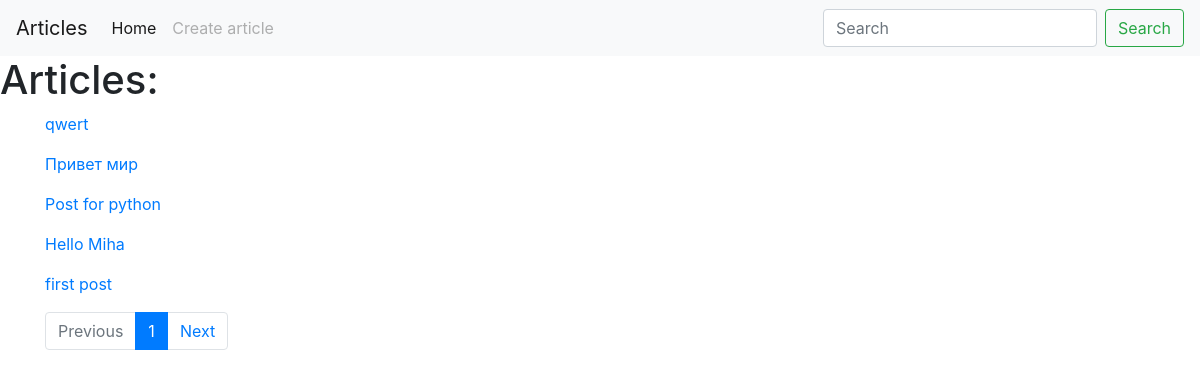
/articles/ (signed in), run on the app's committed database.
### models.py (models this page shows, shortened)
class Post(db.Model):
    id = db.Column(db.Integer, primary_key = True)
    title = db.Column(db.String(140))
    slug = db.Column(db.String(140), unique=True)
    body = db.Column(db.Text)
    timestamp = db.Column(db.DateTime, default=datetime.now())
    authors = db.relationship('User', secondary=authors_join, lazy='joined',
                              backref=db.backref('post',
                                                 lazy='dynamic'))
    tags = db.relationship('Tag', secondary=post_tags,
                           backref= db.backref('post',
                                               lazy='dynamic'))#определяем тип возвразаемых данных

### posts/blueprint.py (the view)
@posts.route('/')
def index():
    q = request.args.get('q')
    page = request.args.get('page')
    if page and page.isdigit():
        page = int(page)
    else:
        page = 1
    if q:
        posts = Post.query.filter(Post.title.contains(q) | Post.body.contains(q)) #.all()
    else:
        posts = Post.query.order_by(Post.timestamp.desc())
    pages = posts.paginate(page=page, per_page=5)
    return render_template('posts/index.html', posts=posts, pages=pages)

### posts/templates/posts/index.html (shortened to what this page needs)
{% extends 'base.html' %}
{% block content_title %}
    <h1>
    Articles:
    </h1>
{% endblock %}
{% block content %}
    {% for post in pages.items %}
        <p>
            <a href="{{ url_for('posts.post_detail', slug=post.slug) }}">{{ post.title }} </a>
        </p>
    {% endfor %}
    <nav>
        <ul class="pagination">
            <li {% if not pages.has_prev %} class="page-item disabled"{% endif %}>
                <a class="page-link" href="./?page={{ pages.prev_num }}" tabindex="-1">Previous</a></li>
            {% for page in pages.iter_pages() %}
                <li {% if page == pages.page %}class="page-item active" {% endif %}>
                    <a class="page-link" href="./?page={{ page }}">{{ page }}<span class="sr-only">(current)</span></a></li>
            {% endfor %}
            <li class="page-item"><a class="page-link" href="./?page={{ pages.next_num }}">Next</a></li>
        </ul>
    </nav>
{% endblock %}

### data on the page
Post: title "qwert"
Post: title "Привет мир"
Post: title "Post for python"
Post: title "Hello Miha"
Post: title "first post"

### other printed values
{{ page }} "1"
